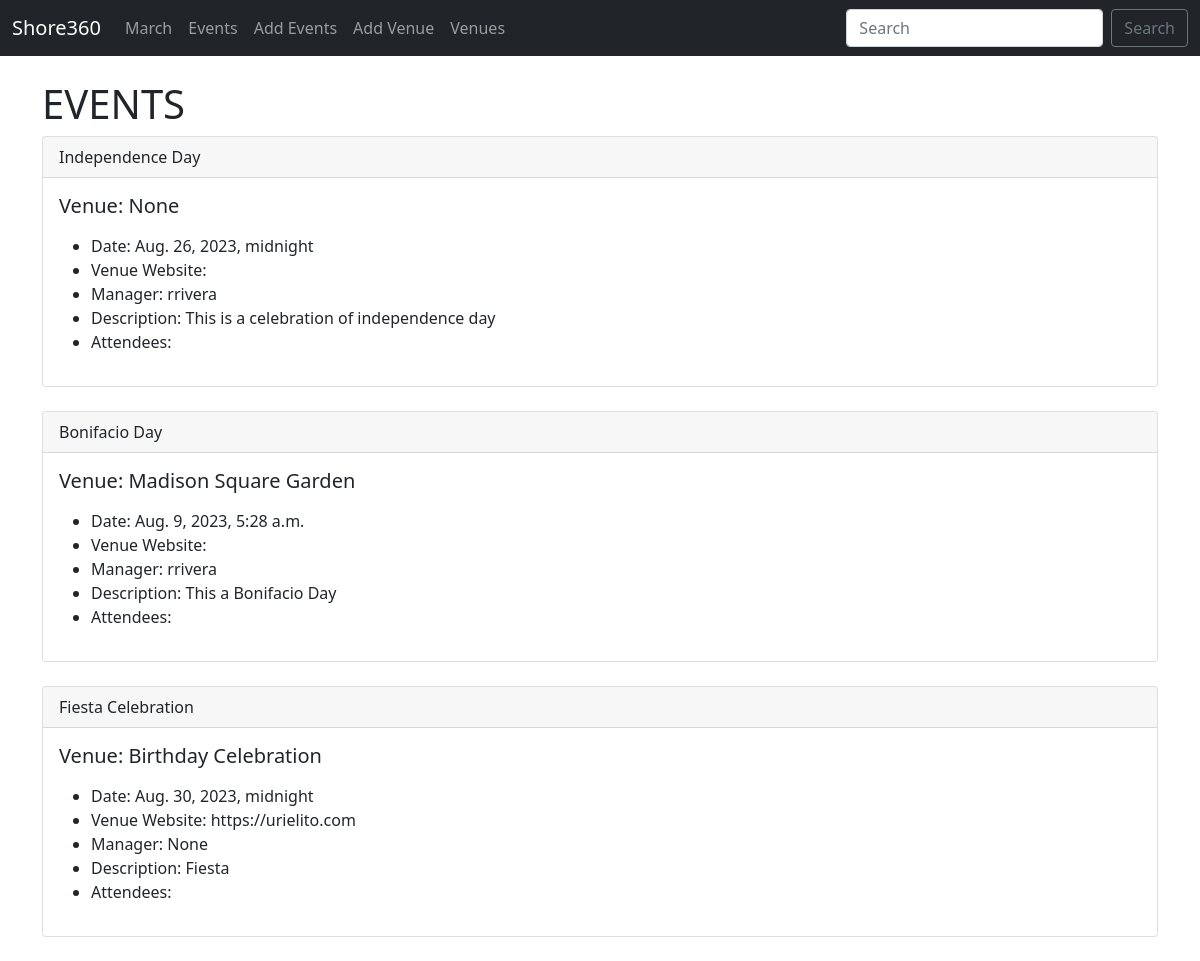
Page /events/ on the earlier database version.
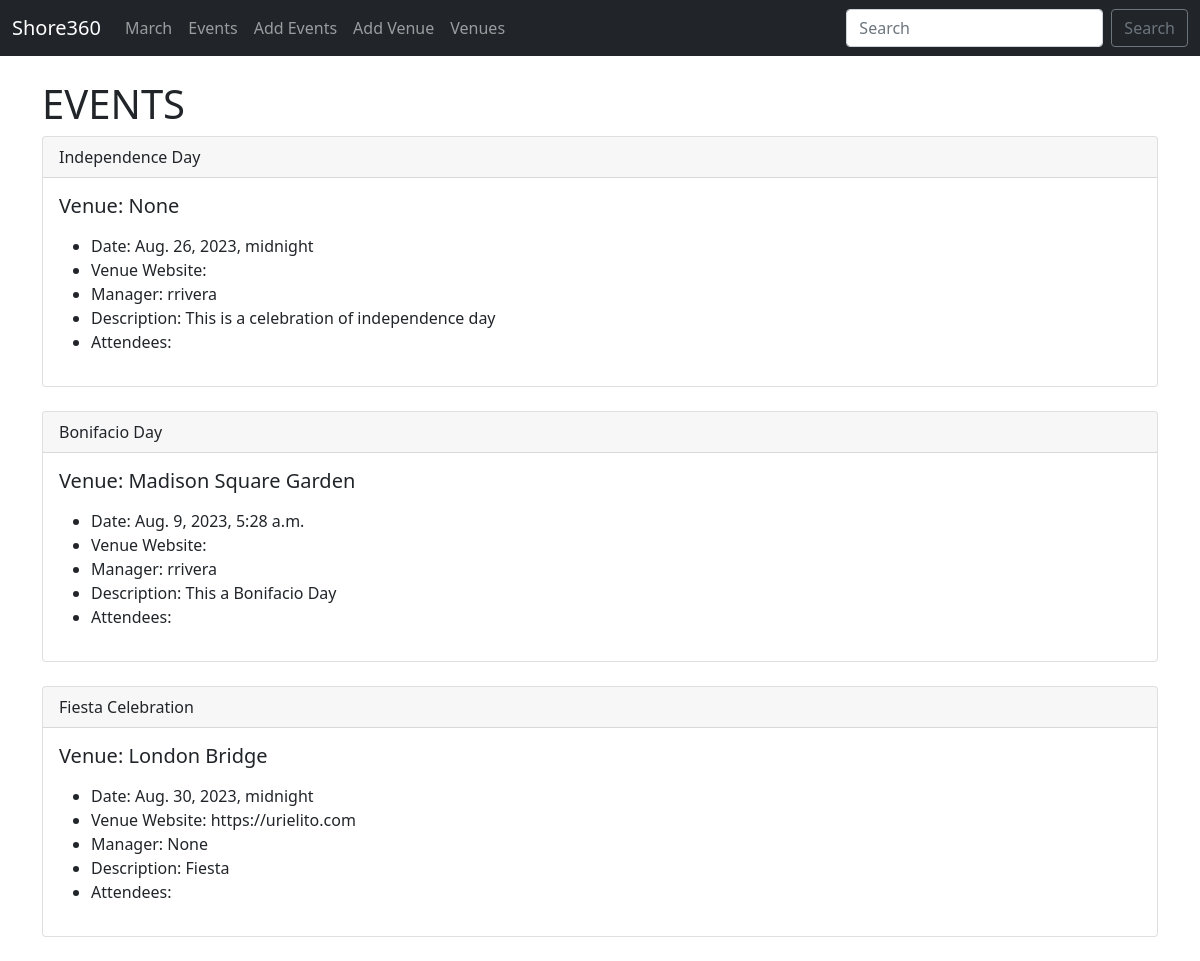
Same page on the later database version.
### events/models.py (models this page shows)
class Event(models.Model):
    name = models.CharField('Event Name', max_length=120)
    event_date = models.DateTimeField('Event Date')
    venue = models.ForeignKey(Venue, blank = True, null=True, on_delete=models.CASCADE)
    manager = models.ForeignKey(User, blank=True, null=True, on_delete=models.SET_NULL)
    description = models.TextField(blank=True)
    attendees = models.ManyToManyField(MyClubUser, blank=True)
    def __str__(self):
        return self.name

class Venue(models.Model):
    name = models.CharField('Venue Name', max_length=120)
    address = models.CharField(max_length=300)
    zip_code = models.CharField('Zip Code', max_length=20)
    phone = models.CharField('Contact Phone',max_length=20, blank=True)
    web = models.URLField('Website Address', blank=True)
    email_address = models.EmailField('Email Address', blank=True)
    def __str__(self):
        return self.name

### events/views.py (the view)
# urls.py: path('events/', views.all_events, name="list-events"),
def all_events(request):
	event_list = Event.objects.all()
	return render(request,'events/event_list.html',
	       {'event_list': event_list})

### events/templates/events/event_list.html (shortened to what this page needs)
{% extends 'events/base.html' %}
{% block content %}
    <h1>EVENTS</h1>
        {% for event in event_list %}
        <div class="card">
            <div class="card-header">
                {{ event }}
            </div>
            <div class="card-body">
              <h5 class="card-title">
                Venue:   {{ event.venue }}
              </h5>
              <p class="card-text">
                <ul>
                    <li>Date:   {{ event.event_date }}  </li>
                    <li>Venue Website:   {{ event.venue.web }}  </li>
                    <li>Manager:   {{ event.manager }}  </li>
                    <li>Description:   {{ event.description }}  </li>
                    <li>Attendees: <br/>
                    </li>
                </ul>
              </p>
            </div>
          </div>
          <br/>
        {% endfor %}
{% endblock %}

Differences in the rows shown:
changed through a linked row, Event "Fiesta Celebration": venue "Birthday Celebration" → "London Bridge"
